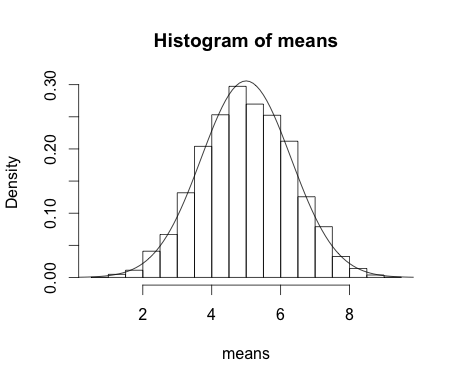

The R source for this figure:
hist(runif(10000)*10,main="")
means <-numeric(10000)
for (i in 1:10000) {means[i] <-mean(runif(5)*10)}
hist(means,freq=FALSE)
mean(means)
sd(means)
xv <-seq(0,10,0.1)
yv <-dnorm(xv,mean=mean(means), sd=sd(means))
lines(xv,yv)
